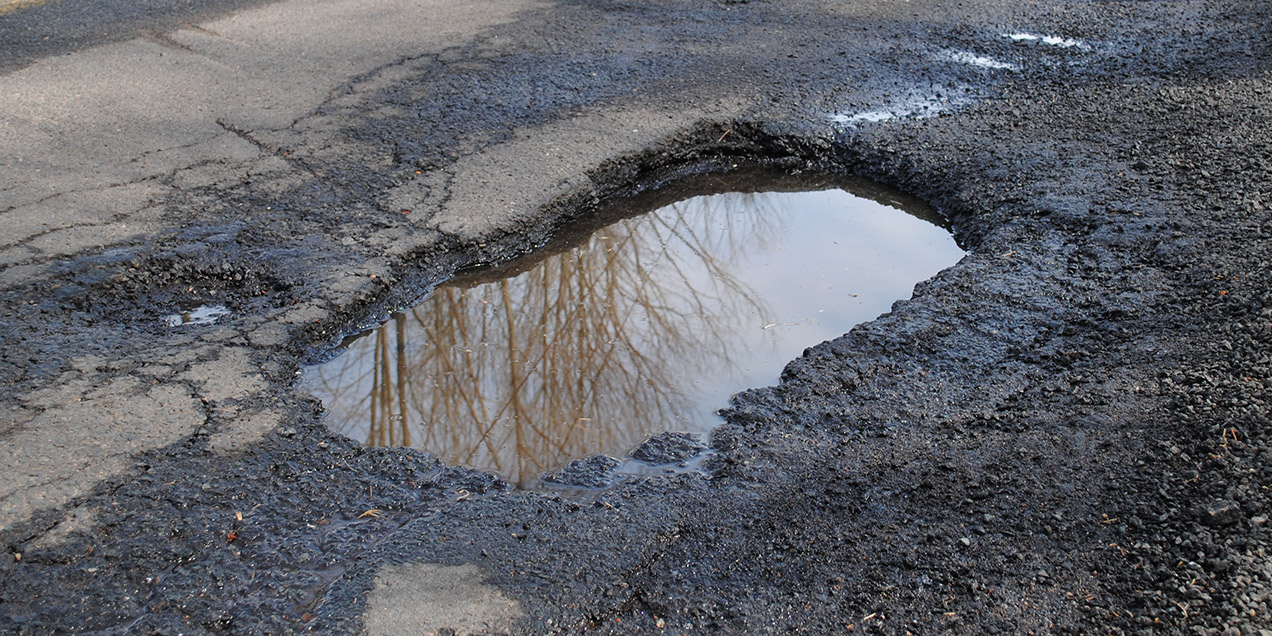
#> input picture pothole_image.jpg, 1272 x 636 px
$ python -i app.py   (imports and definitions only)
#> lines starting #> are read from the running program, lines starting #| are printed output that depends on the picture; after the words box and inside, x2 and y2 are one past the last pixel; in counts of white or black regions, pixels touching at a corner belong together
from flask import Flask, render_template, request, redirect, url_for, send_from_directory
import os
import cv2
import uuid

# [1 line not run here, left out]

UPLOAD_FOLDER = 'uploads'
# [1 line that did not run here, left out]

# [2 lines not run here, left out]

def process_image(input_path, output_path):
#> called with input_path = 'pothole_image.jpg', output_path = 'out.png'
    img = cv2.imread(input_path)
#> img is the input picture: shape (636, 1272, 3); mean B, G, R 105.1, 99.1, 97.4
    gray = cv2.cvtColor(img, cv2.COLOR_BGR2GRAY)
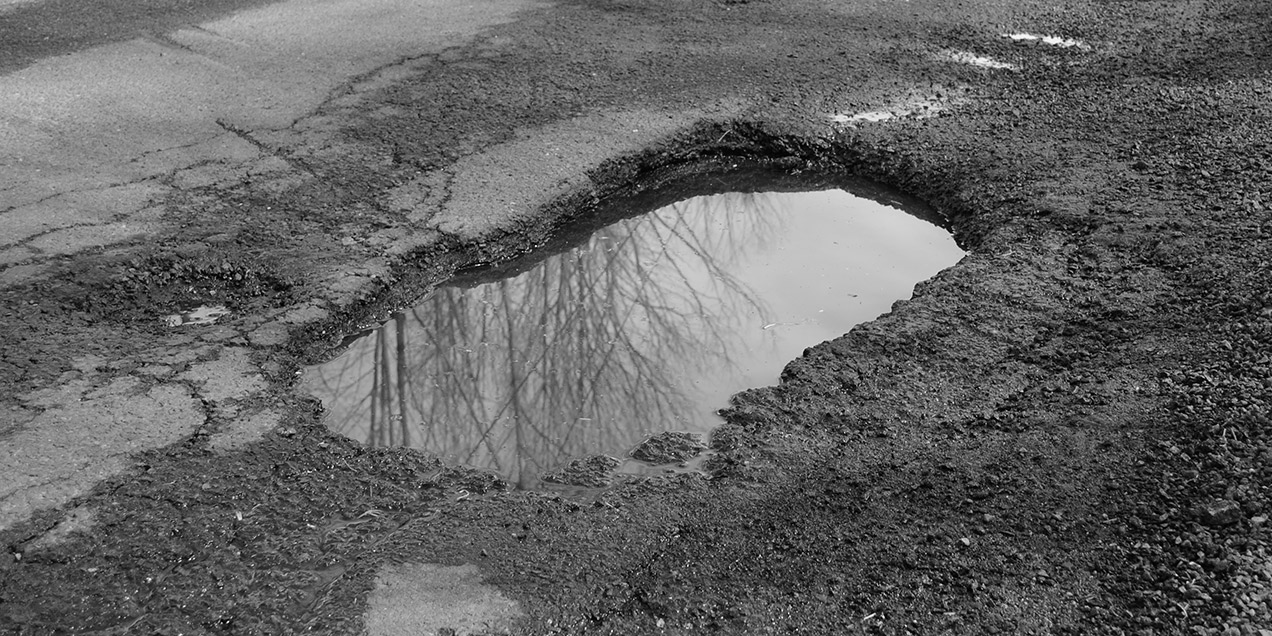
#> gray: shape (636, 1272); min 0, max 254, mean 99.3
    blur = cv2.GaussianBlur(gray, (5, 5), 0)
    _, thresh = cv2.threshold(blur, 120, 255, cv2.THRESH_BINARY_INV)
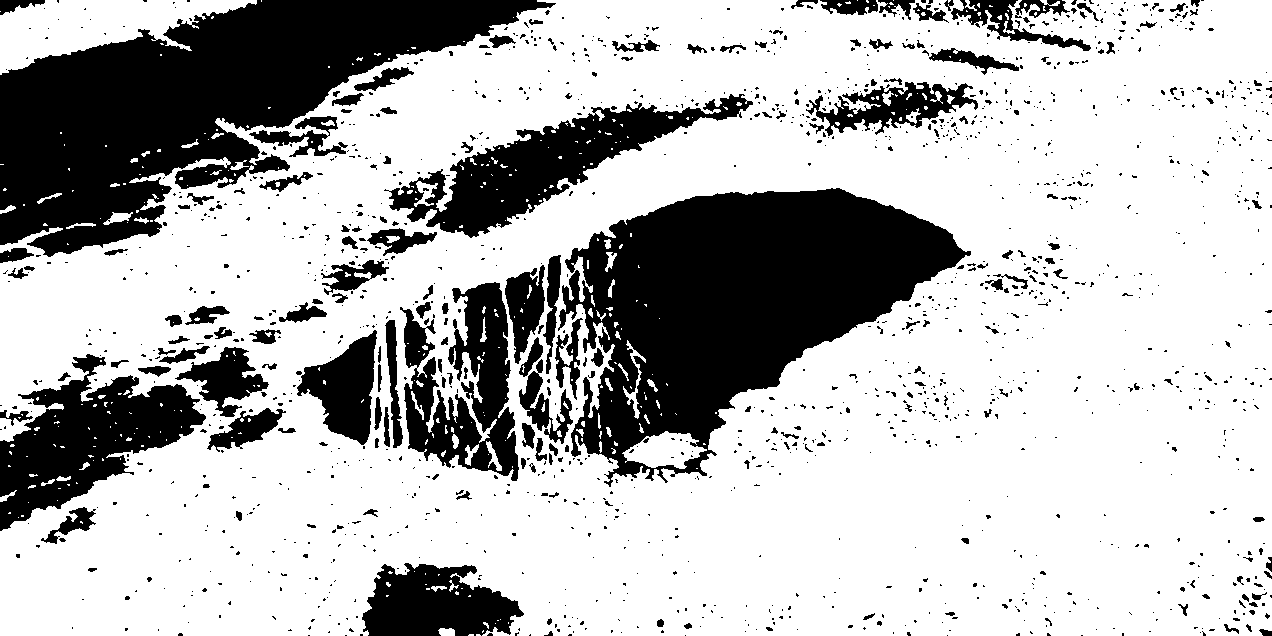
#> thresh: shape (636, 1272); 72% white; 1546 black regions (1340 under 20 px)
    contours, _ = cv2.findContours(thresh, cv2.RETR_TREE, cv2.CHAIN_APPROX_SIMPLE)
#> contours = 1957 contours, 1624 with area under 20; largest, box (x1, y1, x2, y2) and area: (0, 0, 1272, 636) 700652, (557, 187, 972, 488) 67470, (388, 93, 754, 239) 17099, (403, 281, 520, 482) 12728, (0, 0, 257, 75) 9250
    cv2.drawContours(img, contours, -1, (0, 0, 255), 2)
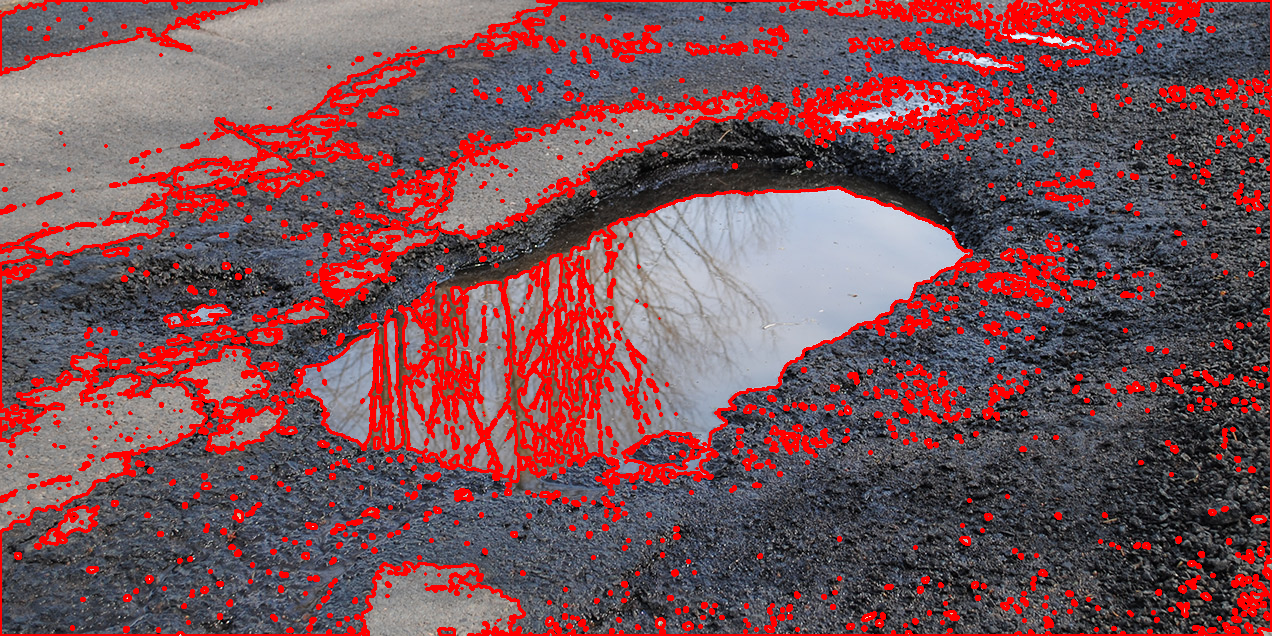
#> img: shape (636, 1272, 3); 16.39% of pixels changed, all inside (x1, y1, x2, y2) = (0, 0, 1272, 636)
    cv2.imwrite(output_path, img)

# [3 lines that did not run here, left out]

# [14 lines that did not run here, left out]

# [3 lines that did not run here, left out]

# [2 lines not run here, left out]

>>> result = process_image('pothole_image.jpg', 'out.png')
